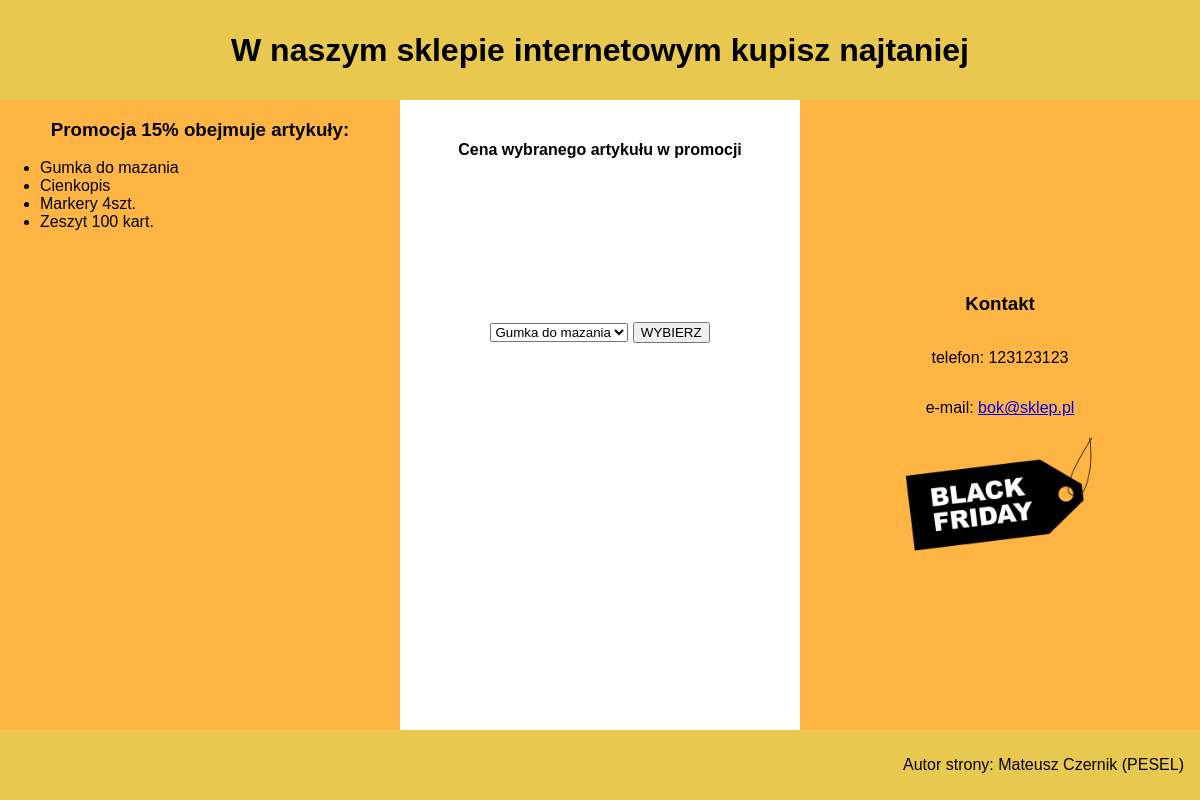
The app's page /lozo/index.php with its own data.
### tables this page shows
CREATE TABLE `towary` (
  `id` int(11) NOT NULL,
  `nazwa` varchar(20) NOT NULL,
  `cena` float NOT NULL,
  `promocja` tinyint(1) NOT NULL,
  `idDostawcy` int(11) NOT NULL
);

### lozo/index.php (the view, shortened to what this page needs)
<!DOCTYPE html>
<html lang="pl">
<head>
    <link rel="stylesheet" href="style.css">
</head>
<body>
    <header>
        <h1>W naszym sklepie internetowym kupisz najtaniej</h1>
    </header>
    <div class="main-cont">
        <div class="left-section__cont">
            <h3>Promocja 15% obejmuje artykuły:</h3>
            <ul>
                <?php
                    $name = 'localhost';
                    $login = 'root';
                    $paswd = '';
                    $base = 'papierniczy';
                    $conn = mysqli_connect($name, $login, $paswd, $base);
                    if(!$conn){
                        echo('Nie działa');
                    }else{
                        $que = 'SELECT nazwa FROM towary WHERE promocja = 1;';
                        $sql = mysqli_query($conn, $que);
                        while($row = mysqli_fetch_assoc($sql)){
                            echo('<li>' . $row['nazwa'] . '</li>');
                        }
                    }
                ?>
            </ul>
        </div>
        <div class="mid-section__cont">
            <h4>Cena wybranego artykułu w promocji</h4>
            <form action="" method="post">
                <select name="products[]" id="prom_list">
                    <?php
                        $name = 'localhost';
                        $login = 'root';
                        $paswd = '';
                        $base = 'papierniczy';
                        $conn = mysqli_connect($name, $login, $paswd, $base);
                        if(!$conn){
                            echo('Nie działa');
                        }else{
                            $que = 'SELECT nazwa FROM towary WHERE promocja = 1;';
                            $sql = mysqli_query($conn, $que);
                            while($row = mysqli_fetch_assoc($sql)){
                                echo('<option value="' . $row['nazwa'] . '">' . $row['nazwa'] . '</option>');
                            }
                        }
                    ?>
                </select>
                <input type="submit" value="wybierz" name="submit">
            </form>
        </div>
        <div class="right-section__cont">
            <h3>Kontakt</h3>
            <p>telefon: 123123123</p>
            <p>e-mail: <a href="bok@sklep.pl">bok@sklep.pl</a></p>
            <img src="zdj.png" alt="Promocja">
        </div>
    </div>
    <footer>
        <p>Autor strony: Mateusz Czernik (PESEL)</p>
    </footer>
</body>
</html>

### lozo/style.css (style rules this page uses)
:root { --prim-clr-1: #E8C84E; --prim-clr-2: #FFB544; --prim-clr-3: #ffffff; }
body { height: 100vh; font-family: Arial, Helvetica, sans-serif; display: grid; grid-template-rows: 100px 1fr 70px; margin: 0; }
header { background: var(--prim-clr-1); display: grid; place-items: center; }
.main-cont { display: grid; grid-template-columns: repeat(3, 1fr); }
img { width: 200px; }
.left-section__cont { background: var(--prim-clr-2); }
.left-section__cont > h3 { text-align: center; }
.mid-section__cont { display: grid; place-items: center; grid-auto-rows: 100px 1fr 1fr; }
.right-section__cont { background: var(--prim-clr-2); display: flex; justify-content: center; align-items: center; flex-direction: column; }
footer { background: var(--prim-clr-1); display: flex; justify-content: flex-end; align-items: center; padding-right: 1rem; }
input[type="submit"] { text-transform: uppercase; }

### records on screen
towary: nazwa "Gumka do mazania"
towary: nazwa "Cienkopis"
towary: nazwa "Markery 4szt."
towary: nazwa "Zeszyt 100 kart."

### other values on screen
form field value "Gumka do mazania"
